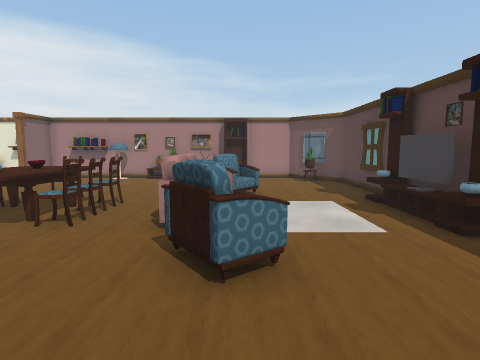
View 1 (above)

20 first-person views from a walk through a Unity game level. The camera is 1.4 m above the floor, tilts 6° down and sees 80° across. The floor is counted in squares, 1 m on a side. Each view is taken from the middle of a square. On the plan, view 1 faces up. The plan holds only what a view shows up to about 14 squares ahead; the rest is blank. The place goes on beyond the plan. The player character is not drawn. Door leaves are left out, so doorways stand open. Some surface patterns are stand-ins.

View 2
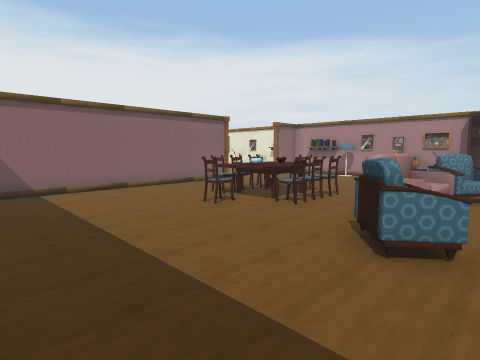

View 3
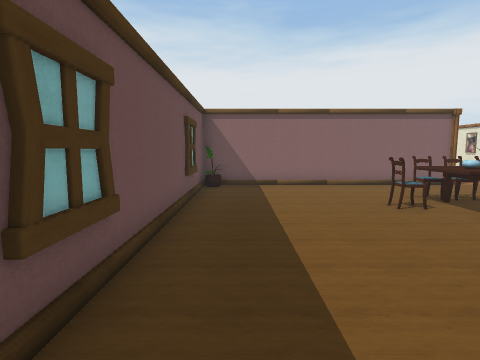

View 4
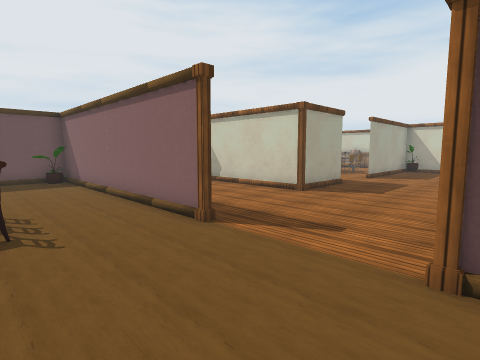

View 5
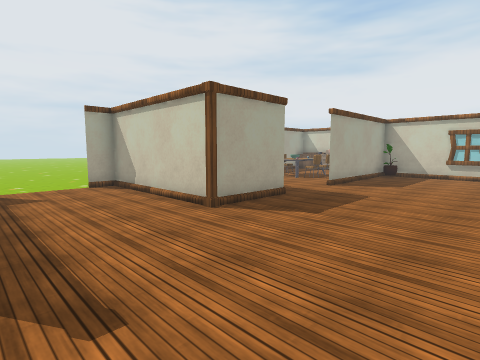

View 6
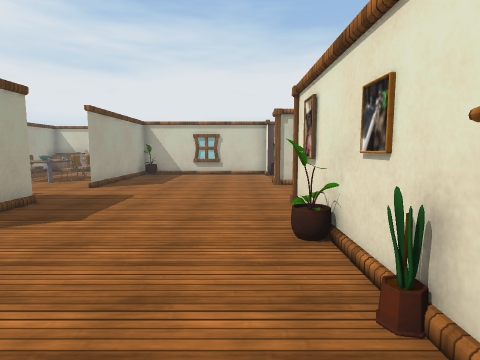

View 7
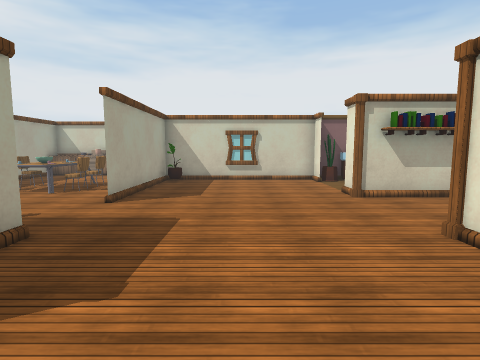

View 8
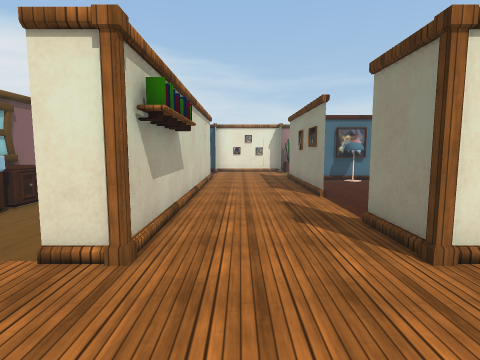

View 9
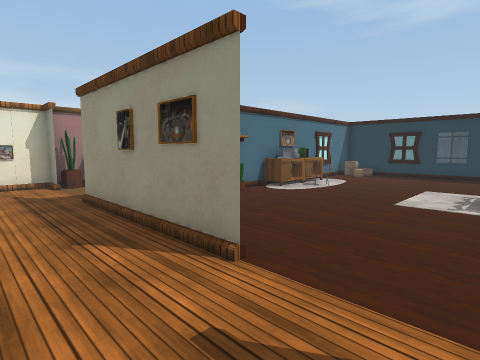

View 10
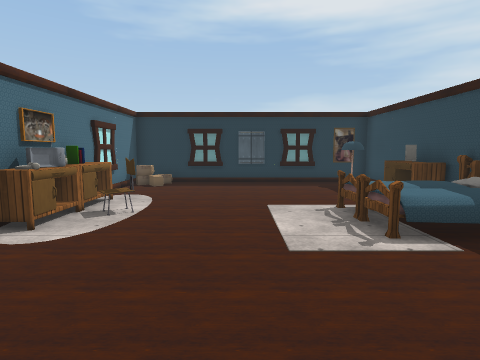

View 11
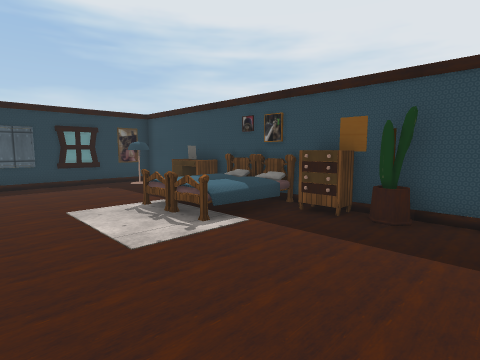

View 12
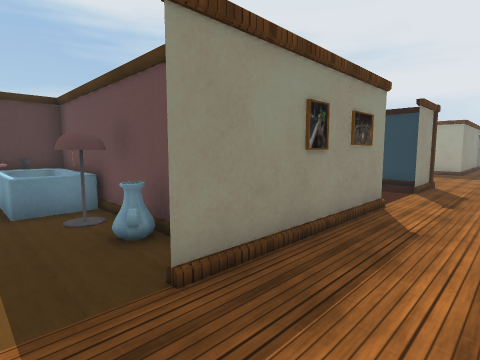

View 13
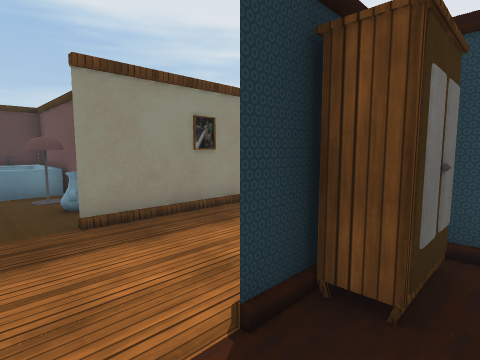

View 14
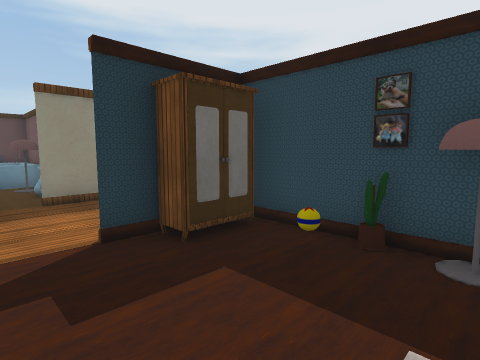

View 15
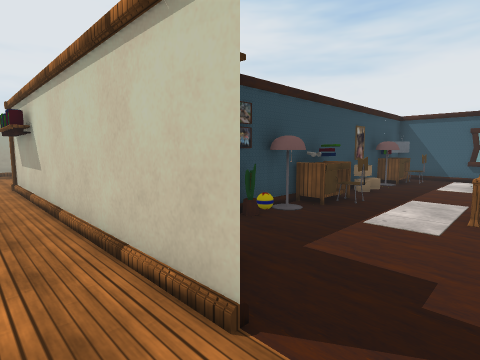

View 16
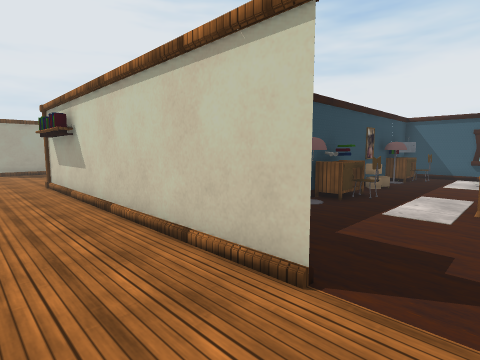

View 17
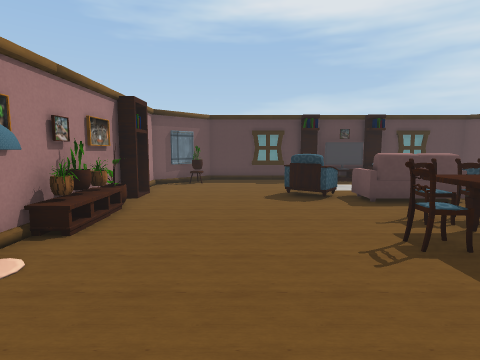

View 18
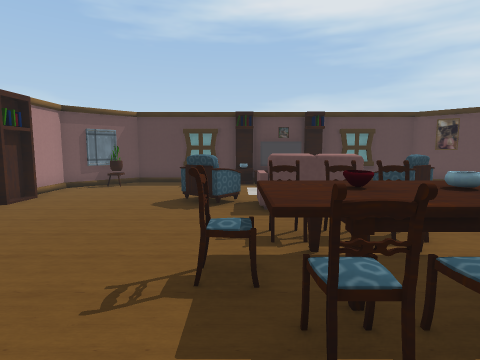

View 19
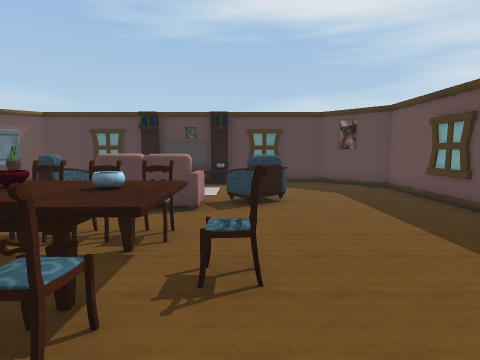

View 20
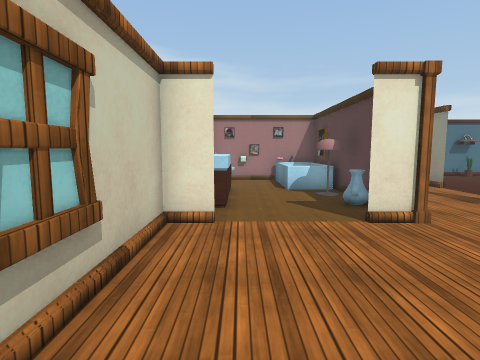

### Floor plan
Points are (right, up) in squares from view 1. A wall is a line through its corners. A room is listed if a view was taken in it or the views show most of it. See-through windows are left out.
Room 1 (views 1, 2, 3, 4, 5, 6, 7, 8, 10, 11, 17, 18, 19, 20)
walls: (-9.5, 8.5) (-9.5, -0.5); (-9.5, 14.1) (-9.5, 12.5); (-12.1, 14.5) (-17.5, 14.5) (-17.5, 16.5); (-12.9, 14.5) (-8.5, 14.5); (-3.5, 16.5) (-3.5, 24.5) (-7.6, 24.5); (0.4, 14.3) (-0.5, 14.3); (-17.6, 7.5) (-14.5, 7.5) (-14.5, 1.5); (-8.8, -1.5) (2.5, -1.5) (4.5, 0.5) (4.5, 4.5); (4.5, 8.4) (4.5, 12.4) (2.5, 14.5) (1, 14.5); (-9.4, 24.5) (-12.5, 24.5); (-21.5, 15.5) (-21.5, 14.5) (-22.5, 14.5); (-22.5, 7.5) (-20.5, 7.5); (-15.2, 24.5) (-16.1, 24.5); (-26.5, 15.8) (-26.5, 8.5)
low walls: (-4.6, 23.5) (-4.7, 24.1); (-12.9, 24.6) (-12.9, 26.3) (-11.2, 26.3)
ways out: opening at (-19.5, 16.5) to room 2; open door at (-17.4, 17.7) to room 2; open door at (-17.4, 26.2) to room 2; open door at (-23.7, 14.6) to room 4; opening at (-24, 8.3); opening at (-2, 15.3); open door at (-19.3, 7.4); open door at (-12, 1.5)
objects: other object (-26, 8) to (-25, 8); column (-21, 15); column (-18, 14); other object (-16, 14); other object (-15, 14) to (-14, 14); other object (-15, 24); column (-14, 7); other object (-14, 24); other object (-14, 25) to (-14, 26); other object (-13, 15); other object (-12, 15); other object (-12, 16); other object (-11, 15); other object (-11, 24); column (-10, 9) to (-9, 9); column (-10, 12) to (-9, 12); other object (-10, 22); TV (-10, 24); other object (-9, -1) to (-8, -1); other object (-9, 15); other object (-9, 24) to (-8, 24); other object (-8, 14); other object (-8, 15) to (-7, 15); other object (-7, 14); other object (-6, 5) to (-6, 6); other object (-6, 7); other object (-6, 14); other object (-5, 4); bowl (-5, 5) to (-5, 6); bowl (-5, 7); other object (-5, 8); other object (-5, 14); other object (-5, 15) to (-4, 16); other object (-4, 5) to (-3, 5); other object (-4, 6) to (-3, 6); other object (-4, 7) to (-3, 7); other object (-4, 8); other object (-4, 14); other object (-3, 14); other object (-3, 15) to (-3, 16); other object (-2, 14); other object (-1, 3) to (0, 4); other object (-1, 5) to (0, 7); other object (-1, 8) to (1, 10); other object (-1, 14); other object (3, 5); other object (3, 13); bowl (4, 5); other object (4, 6); other object (4, 7); other object (4, 8)
Room 2 (views 9, 12, 15, 16)
walls: (-22, 22.1) (-22.9, 22.1); (-17.5, 19.4) (-17.5, 25.5); (-21.5, 25.6) (-21.5, 15.5); (-21.5, 17.6) (-21.5, 20.2)
low walls: (-21.6, 19.1) (-23.3, 19.1)
ways out: opening at (-19.5, 16.5) to room 1; open door at (-17.4, 17.7) to room 1; open door at (-17.4, 26.2) to room 1; open door at (-21.5, 26.5) to room 3
objects: other object (-23, 18) to (-22, 18)
Room 3 (views 13, 14)
walls: (-27.4, 23.2) (-27.4, 22.7); (-26.5, 20.1) (-26.5, 18.6); (-32.8, 22.5) (-25.4, 22.5); (-22.8, 22.5) (-23.6, 22.5) (-21.9, 22.5); (-21.5, 24.2) (-21.5, 25.5)
low walls: (-27.9, 23.2) (-27.4, 23.2); (-29.8, 23.2) (-29.8, 22.8); (-25.3, 18.5) (-25.3, 17.6); (-23.3, 19.1) (-23.3, 22.2)
ways out: open door at (-21.5, 26.5) to room 2; opening at (-24, 18) to room 4
objects: TV (-34, 23); other object (-34, 24); other object (-33, 23); other object (-32, 23); other object (-28, 24); other object (-28, 26) to (-27, 27); other object (-27, 23); other object (-26, 23); other object (-25, 22); other object (-25, 23); other object (-24, 22); other object (-22, 23) to (-22, 24)
Room 4 (no view inside)
walls: (-21.5, 16.6) (-21.5, 17.6); (-25.3, 17.5) (-25.3, 15.8)
ways out: open door at (-23.7, 14.6) to room 1; opening at (-24, 18) to room 3

Positions as (right, up) in squares from view 1, and headings:
1: (0, 0), facing up
2: (1, -1), facing up-left
3: (2, 0), facing left
4: (-6, 13), facing down-left
5: (-10, 13), facing down-left
6: (-10, 13), facing left
7: (-13, 11), facing left
8: (-20, 11), facing up
9: (-20, 17), facing up-right
10: (-16, 20), facing right
11: (-16, 21), facing down-right
12: (-20, 27), facing down-right
13: (-23, 27), facing down-right
14: (-26, 27), facing down-right
15: (-20, 27), facing down-left
16: (-19, 27), facing down-left
17: (-9, 11), facing right
18: (-8, 8), facing right
19: (-8, 4), facing right
20: (-25, 9), facing up
